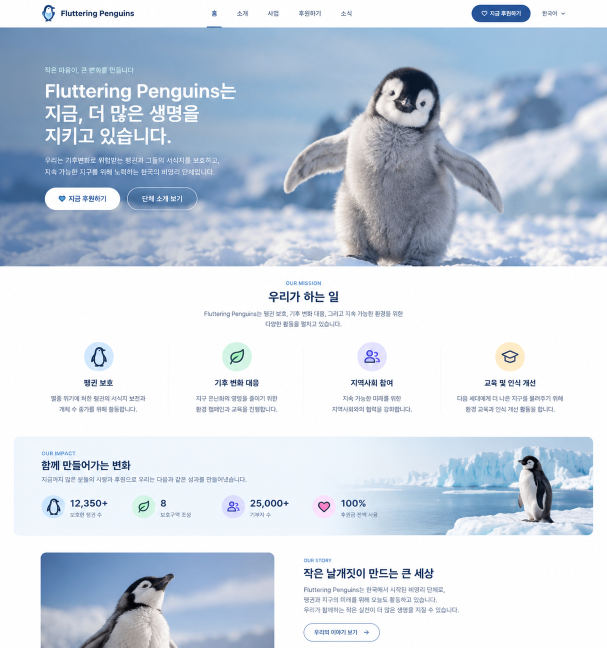
#> input picture projects/penguins/design.png, 1214 x 1295 px, found by its file name (shown at 1/2 size)
$ python fit_pill.py
#> lines starting #> are read from the running program, lines starting #| are printed output that depends on the picture
"""Fit the hero's outline button: a pill of colour c at opacity a, a semi-transparent ring (colour, opacity, width)
and a soft dark shadow (Gaussian of the pill, opacity s), over the plate. Geometry and blur by grid search to 1/4 px; c, a, s by least squares on the
original (the traced label's pixels excluded: it is drawn on top). Writes build/pill.json and build/pill.png."""
import json
import numpy as np
from PIL import Image, ImageDraw
from scipy import ndimage as ndi
SS = 8
o = np.asarray(Image.open('design.png').convert('RGB')).astype(float)
p = np.asarray(Image.open('build/plate.png').convert('RGB')).astype(float)
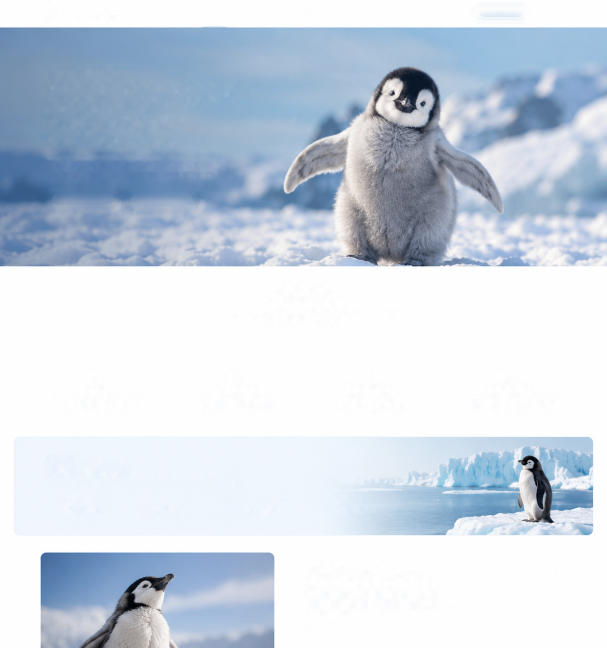
#> input picture projects/penguins/build/plate.png, 1214 x 1295 px, found by its file name (shown at 1/2 size)
X0, Y0, W, H = 236, 356, 180, 84
O, P = o[Y0:Y0 + H, X0:X0 + W], p[Y0:Y0 + H, X0:X0 + W]
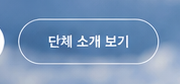
#> O: shape (84, 180, 3) float64; mean R, G, B 119.7, 149.2, 185.5
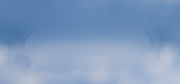
#> P: shape (84, 180, 3) float64; mean R, G, B 127.5, 154.6, 189.5
#> (the run stopped early here; a loop or call above may not have finished)
